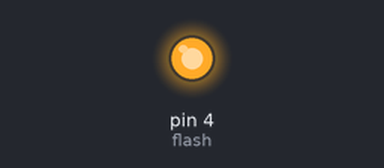
A program run on a simulated MicroPython board. Parts: output pins drawn as LEDs (lit = HIGH). What the program prints to the serial console is not drawn. At 0.6 s the program stops and its outputs stay as they are.

Above: at 0.1 s.
At 0.7 s:
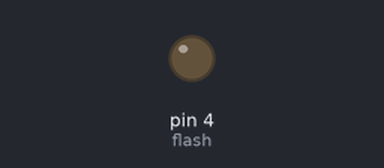
Timing chart, 0 to 2.1 s (numbered marks = the images above):
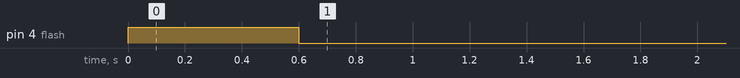

Measured:
- by itself, pin 4 (flash): LOW → HIGH at 0.00 s, → LOW 0.60 s later

The program:

p2_list_led.py
```python
from machine import Pin
import time

flash = Pin(4, Pin.OUT, value=0)
patterns = [300, 100, 600, 100, 300]

flash.value(1)
time.sleep_ms(patterns[2])
flash.value(0)
print('켠 시간 : ', patterns[2])
```
